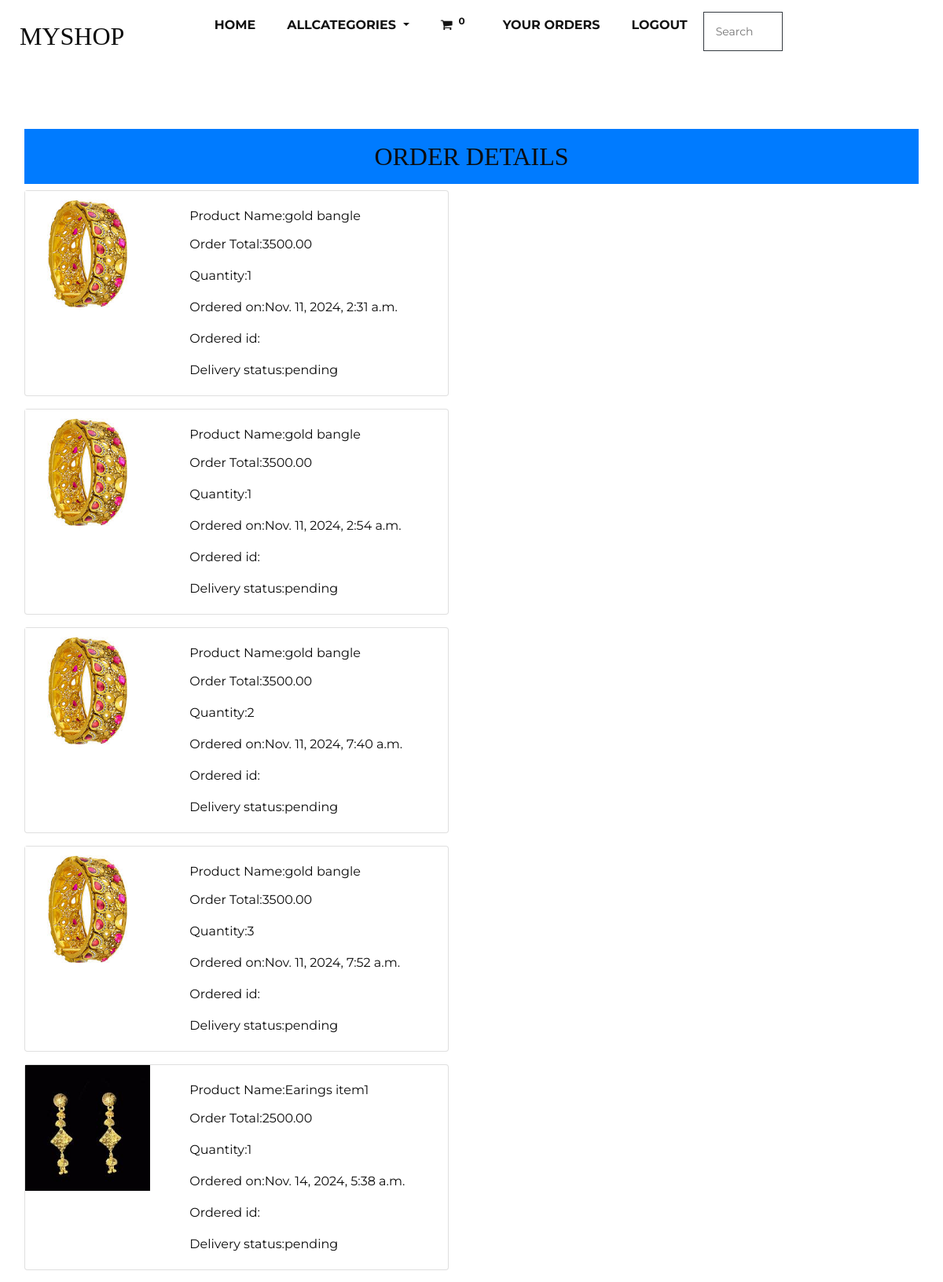
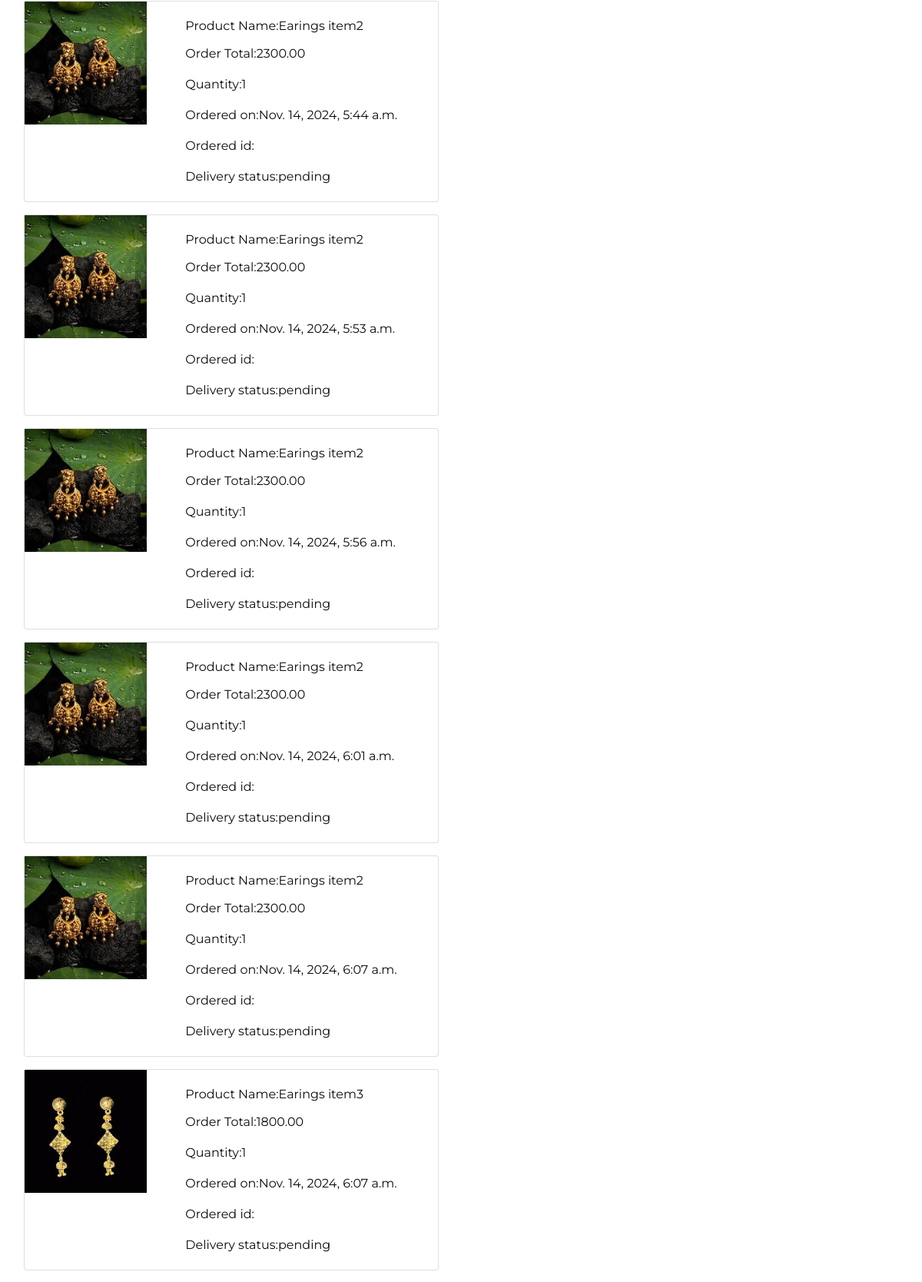
The page /cart/orderview (signed in, upper part) on the database its author committed (2 pictures, top to bottom).
### cart/models.py (models this page shows)
class Order_details(models.Model):
      product=models.ForeignKey(Products,on_delete=models.CASCADE)
      user=models.ForeignKey(User,on_delete=models.CASCADE)
      no_of_items=models.IntegerField()
      address=models.CharField(max_length=30)
      phone_no=models.BigIntegerField()
      pin=models.IntegerField()
      order_id=models.CharField(max_length=30,blank=True)
      ordered_date=models.DateTimeField(auto_now_add=True)
      payment_status=models.CharField( max_length=20,default="pending")
      delivery_status=models.CharField(max_length=20,default="pending")

### shop/models.py (models this page shows, shortened)
class Products(models.Model):
      name=models.CharField(max_length=20)
      desc=models.TextField()
      image=models.ImageField(upload_to="products")
      price=models.DecimalField(max_digits=10,decimal_places=2)
      stock=models.IntegerField()
      available=models.BooleanField(default=True)
      created=models.DateTimeField(auto_now_add=True)#one time
      updated=models.DateTimeField(auto_now=True)#change every time we update record
      catergory=models.ForeignKey(Catergory,on_delete=models.CASCADE)

### cart/views.py (the view)
# urls.py: path('orderview',views.order_view,name="orderview"),
@login_required
def order_view(request):
    u=request.user
    o=Order_details.objects.filter(user=u)
    print(o)
    context={'orders':o}
    return render(request,'order_view.html',context)

### cart/context_processors.py (called while the page is built)
def count_items(request):
    u=request.user
    count=0
    if request.user.is_authenticated:
        try:
              c=Cart.objects.filter(user=u)
              for i in c:
                  count+=i.quantity
        except:
             count=0
    return{'c':count}

### shop/context_processors.py (called while the page is built)
def menu_links(request):
    c=Catergory.objects.all()
    return{'links':c}

### templates/order_view.html
<!DOCTYPE html>
{% extends 'base.html' %}
{% block content %}
<div class="container mt-5 p-3 mx auto" style="margin-bottom:100px;">
    <h2 class=" text-center mx-auto p-3 bg-primary">ORDER DETAILS</h2>
{% for i in orders %}
    <div class="card mb-3" style="max-width:540px;">
  <div class="row g-0">
    <div class="col-md-4">
      <img src="{{i.product.image.url}}" class="img-fluid rounded-start" alt="...">
    </div>
    <div class="col-md-8">
      <div class="card-body">
        <p class="card-title">Product Name:{{i.product.name}}</p>
        <p class="card-text">Order Total:{{i.product.price}}</p>
        <p class="card-text">Quantity:{{i.no_of_items}}</p>
        <p class="card-text">Ordered on:{{i.ordered_date}}</p>
          <p class="card-text">Ordered id:{{i.ordered_id}}</p>
         <p class="card-text">Delivery status:{{i.delivery_status}}</p>
      </div>
      </div>
    </div>
  </div>
      {% endfor %}
  </div>
{% endblock %}

### static/css/style.css (style rules this page uses)
* { box-sizing: border-box; }
body { font-family: 'Montserrat', sans-serif; color: #0c0c0c; background-color: #ffffff; overflow-x: hidden; }
h1, h2 { font-family: 'Playfair Display', serif; }

### static/css/responsive.css (style rules this page uses)
@media (min-width: 1200px) { .container { max-width: 1170px; } }

### rows shown on the page
Order_details: product.image (picture), product.name "gold bangle", product.price "3500.00", no_of_items "1", ordered_date "Nov. 11, 2024, 2:31 a.m.", delivery_status "pending"
Order_details: product.image (picture), product.name "gold bangle", product.price "3500.00", no_of_items "1", ordered_date "Nov. 11, 2024, 2:54 a.m.", delivery_status "pending"
Order_details: product.image (picture), product.name "gold bangle", product.price "3500.00", no_of_items "2", ordered_date "Nov. 11, 2024, 7:40 a.m.", delivery_status "pending"
Order_details: product.image (picture), product.name "gold bangle", product.price "3500.00", no_of_items "3", ordered_date "Nov. 11, 2024, 7:52 a.m.", delivery_status "pending"
Order_details: product.image (picture), product.name "Earings item1", product.price "2500.00", no_of_items "1", ordered_date "Nov. 14, 2024, 5:38 a.m.", delivery_status "pending"
Order_details: product.image (picture), product.name "Earings item2", product.price "2300.00", no_of_items "1", ordered_date "Nov. 14, 2024, 5:44 a.m.", delivery_status "pending"
Order_details: product.image (picture), product.name "Earings item2", product.price "2300.00", no_of_items "1", ordered_date "Nov. 14, 2024, 5:53 a.m.", delivery_status "pending"
Order_details: product.image (picture), product.name "Earings item2", product.price "2300.00", no_of_items "1", ordered_date "Nov. 14, 2024, 5:56 a.m.", delivery_status "pending"
Order_details: product.image (picture), product.name "Earings item2", product.price "2300.00", no_of_items "1", ordered_date "Nov. 14, 2024, 6:01 a.m.", delivery_status "pending"
Order_details: product.image (picture), product.name "Earings item2", product.price "2300.00", no_of_items "1", ordered_date "Nov. 14, 2024, 6:07 a.m.", delivery_status "pending"
Order_details: product.image (picture), product.name "Earings item3", product.price "1800.00", no_of_items "1", ordered_date "Nov. 14, 2024, 6:07 a.m.", delivery_status "pending"

### other values the page prints
{{ c }} "0"
